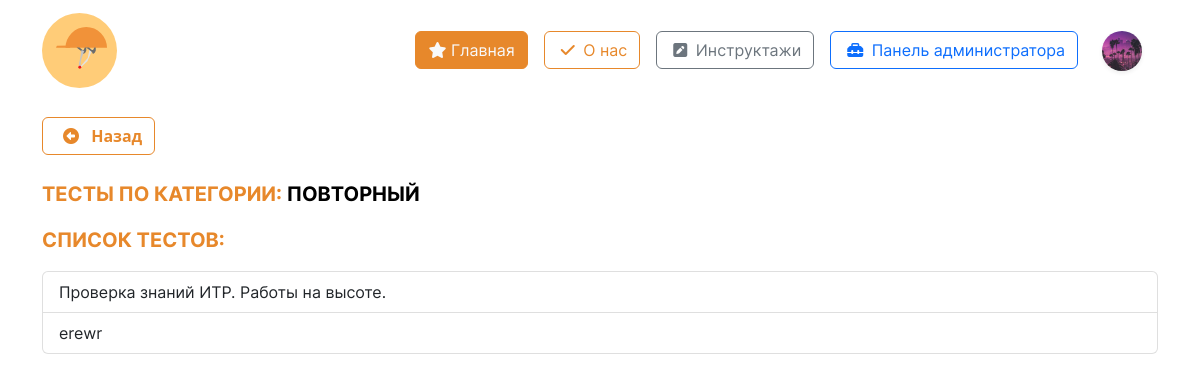
The app's page /account/themes_inst/test/4/ (signed in), older data.
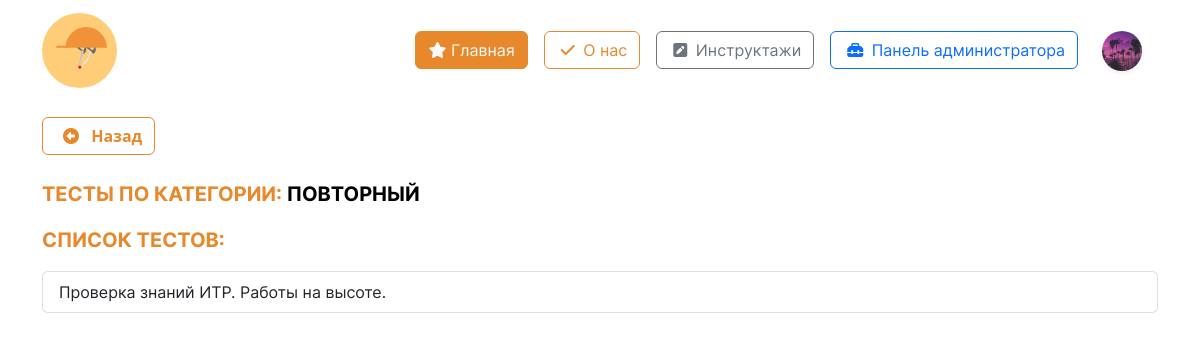
The same page, newer data.
### initru/models.py (models this page shows, shortened)
class test(models.Model):
    instruction = models.ForeignKey( inst, on_delete=models.CASCADE, verbose_name='Инструктаж' )
    name_test = models.CharField( 'Название теста инструктажа', max_length=125 )
    number_of_questions = models.IntegerField('Количество вопросов') ##
    time = models.IntegerField('Ограничение по времени') ##
    required_score_to_pass = models.IntegerField('Рекомендуемый балл в %', help_text='Рекомендуемый балл в %')
    type_user  = models.ForeignKey(typeuser, on_delete=models.CASCADE, verbose_name='Тип пользователя')
    file = models.FileField( 'Файл к тесту', upload_to='instr/', null=True, blank=True)
    stud_groups = models.ForeignKey(Groups, on_delete=models.CASCADE, verbose_name='Группа', null=True, blank=True)
    date_target = models.DateTimeField('Дата назначения',)
    class Meta:
        verbose_name = 'Тест'
        verbose_name_plural = 'Тесты'
    @staticmethod
    def get_need_instr(request, id):
        return test.objects.filter(
            instruction = id, # инструктаж
            type_user = request.user.type_user, # тип пользователя
            stud_groups = request.user.groupStud # группа
            )

class briefsForPeoples(models.Model):
    user=models.ForeignKey('CustomUser', on_delete=models.CASCADE, verbose_name='Пользователь', related_name='u')
    test=models.ForeignKey('test', on_delete=models.CASCADE, verbose_name='Тест', related_name='t')
    date_target=models.DateTimeField('Время назначения',)
    class Meta:
        verbose_name='Назначенные тесты отдельным пользователям'
        verbose_name_plural='Назначенные тесты отдельным пользователям'

### initru/views.py (the view)
# urls.py: path('account/themes_inst/test/<int:id>/', BriefLayoutView.tests, name = "test_list"),
    @login_required
    def tests(request, id):
        page_name = 'user_tests/user_tests_list.html'
        themesInstructions = inst.objects.get(id=id)  # model inst
        tests = test.get_need_instr(request, id)  # model test
        assignedBriefs = briefsForPeoples.objects.filter(test__instruction=id, user=request.user)
        values = {
            'test': tests,
            'themes': themesInstructions,
            'assigned':assignedBriefs
        }
        return render(request, page_name, values)

### initru/templates/user_tests/user_tests_list.html (shortened to what this page needs)
{% extends "../base.html" %}
{% load static %}
{% block content %}
<div class="container mt-3">
  <a class='btn btn-outline-orange mb-2 fw-bold' onclick="javascript:history.back(); return false;" href="#">
    <i class="fa-solid fa-circle-left mx-2"></i>
    Назад
  </a>
  <p class='fs-5 text-uppercase mt-3' style="font-family: 'Inter-Bold'; color:#E7882B;">
    Тесты по категории: <span style="color:black;">{{ themes.name_instruction }}</span>
  </p>
  <p class='fs-5 text-uppercase' style="font-family: 'Inter-Bold'; color:#E7882B;">
    Список тестов:
  </p>
  <div class="list-group mt-3" style='font-family: "Inter-Regular";'>
    {% for item in test %}
      <button class="btn-quiz list-group-item list-group-item-action"
        data-brief-name="{{item.instruction.name_instruction }}" data-brief-pk='{{item.instruction.pk }}'
        data-quiz-pk="{{ item.id }}" data-quiz-name="{{item.name_test}}" data-quiz-time="{{ item.time }}"
        data-pass="{{ item.required_score_to_pass }}" data-questions='{{ item.number_of_questions }}'
        data-bs-target="#staticBackdrop" data-file-link='{{ item.file.url }}' data-bs-toggle="modal">
       {{ item.name_test }}
      </button>
    {% empty %}
      <p class='fw-bold text-center fs-5 text-danger'>Пока нет назначенных тестов</p>
    {% endfor %}
    {% if assigned %}
      {% for item in assigned %}
        <button class="btn-quiz list-group-item list-group-item-action"
          data-brief-name="{{item.test.instruction.name_instruction }}" data-brief-pk='{{item.test.instruction.pk }}'
          data-quiz-pk="{{ item.test.pk }}" data-quiz-name="{{item.test.name_test}}" data-quiz-time="{{ item.time }}"
          data-pass="{{ item.test.required_score_to_pass }}" data-questions='{{ item.test.number_of_questions }}'
          data-bs-target="#staticBackdrop" data-file-link='{{ item.test.file.url }}' data-bs-toggle="modal">
        {{ item.test.name_test }}
        </button>
      {% endfor %}
    {% endif %}
  </div>
</div>
{% endblock %}

Row changes from the older to the newer data that the page shows:
removed briefsForPeoples: test.name_test "erewr"
